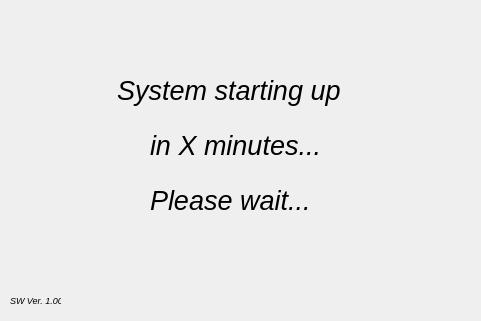
   <widget class="QWidget" name="widget" native="true">
    <property name="geometry">
     <rect>
      <x>0</x>
      <y>0</y>
      <width>481</width>
      <height>321</height>
     </rect>
    </property>
    <property name="autoFillBackground">
     <bool>true</bool>
    </property>
    <widget class="QLabel" name="countdown_label">
     <property name="geometry">
      <rect>
       <x>117</x>
       <y>70</y>
       <width>251</width>
       <height>41</height>
      </rect>
     </property>
     <property name="font">
      <font>
       <pointsize>20</pointsize>
       <italic>true</italic>
      </font>
     </property>
     <property name="text">
      <string>System starting up</string>
     </property>
    </widget>
    <widget class="QLabel" name="countdown_label_2">
     <property name="geometry">
      <rect>
       <x>150</x>
       <y>125</y>
       <width>281</width>
       <height>41</height>
      </rect>
     </property>
     <property name="font">
      <font>
       <pointsize>20</pointsize>
       <italic>true</italic>
      </font>
     </property>
     <property name="text">
      <string>in X minutes...</string>
     </property>
    </widget>
    <widget class="QLabel" name="countdown_label_3">
     <property name="geometry">
      <rect>
       <x>150</x>
       <y>180</y>
       <width>171</width>
       <height>41</height>
      </rect>
     </property>
     <property name="font">
      <font>
       <pointsize>20</pointsize>
       <italic>true</italic>
      </font>
     </property>
     <property name="text">
      <string>Please wait...</string>
     </property>
    </widget>
    <widget class="QLabel" name="version_label_3">
     <property name="geometry">
      <rect>
       <x>10</x>
       <y>290</y>
       <width>51</width>
       <height>20</height>
      </rect>
     </property>
     <property name="font">
      <font>
       <pointsize>7</pointsize>
       <italic>true</italic>
      </font>
     </property>
     <property name="text">
      <string>SW Ver. 1.00</string>
     </property>
    </widget>
   </widget>
